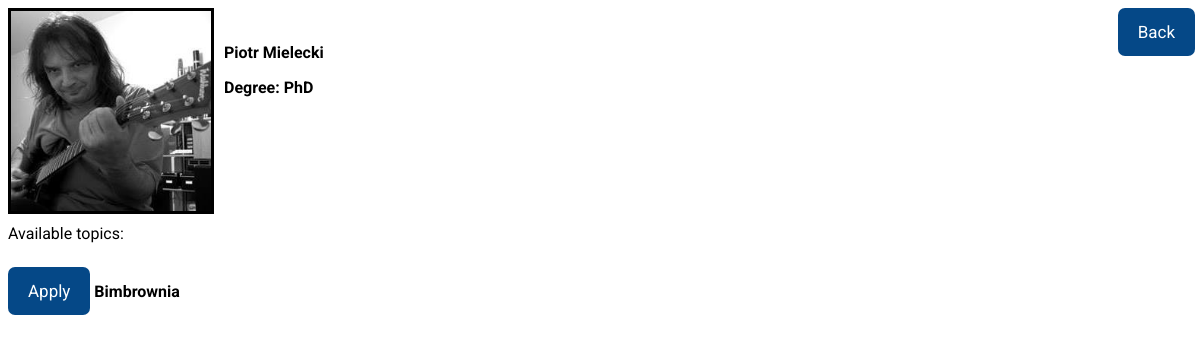
The app's page /dissertation/supervisorsList/user/ (signed in) with its own data.
### dissertation/models.py (models this page shows, shortened)
class Profile(models.Model):
    user = models.OneToOneField(User, on_delete=models.CASCADE)
    is_reviewer = models.BooleanField(default=False)
    academic_degree = models.CharField(max_length=100, default="None")
    picture = models.FileField(default='')
    thesisList = models.ManyToManyField(Thesis, blank=True)
    cooperator = models.ForeignKey('self', on_delete=models.CASCADE, null=True, blank=True)

class Thesis(models.Model):
    subject = models.CharField(max_length=100, default="None")

### dissertation/views.py (the view)
# urls.py: path('supervisorsList/<str:username>/', views.SupervisorDetail.as_view(), name='supervisorsListDetail'),
class SupervisorDetail(LoginRequiredMixin, TemplateView):
    template_name = 'dissertation/supervisorDetail.html'
    def get_context_data(self, username):
        profile = Profile.objects.get(user__username=username)
        thesisList = profile.thesisList.all()
        context = {"supervisor" : profile,
                   "thesisList" : thesisList}
        return context

### dissertation/templates/dissertation/supervisorDetail.html (shortened to what this page needs)
{% extends "dissertation/base.html" %}
{% block content %}
	<img src="{{ supervisor.user.profile.picture.url }}" class="ppics">
	<p>
		<b>{{ supervisor.user.first_name }} {{ supervisor.user.last_name }}</b>
	</p>
	<p>
		<b>Degree: {{ supervisor.academic_degree }}</b>
	</p>
	<br><br><br><br><br>
	<p>
		Available topics:
		{% for p in thesisList %}
			<div>
				<a href="{% url 'start' %}applyingForThesisSuccess/{{ supervisor.user.username }}/{{ p.subject }}/"><button>Apply</button></a>
				<b>{{ p.subject }}</b>
			</div>
		{% endfor %}
	</p>
<a href="{%  url 'supervisorsList' %}"><input type="button" class="bback" value="Back"></input></a>
{% endblock %}

### dissertation/static/dissertation/css.css (style rules this page uses)
* { font-family: "Roboto", sans-serif; }
.bback { background-color: #054887; color: white; font-size: 17px; padding: 14px 20px; margin: 8px 0; cursor: pointer; border:none; border-radius: 7px; position: absolute; float: right; top: 0%; right: 0%; margin-right: 5px; }
body { background: url("images/81651.png"); background-size: cover; }
button { background-color: #054887; color: white; font-size: 17px; padding: 14px 20px; margin: 8px 0; cursor: pointer; border:none; border-radius: 7px; }
.ppics { border-style: solid; height: 200px; width: 200px; float: left; margin-right: 10px; clear:both; }

### records on screen
Profile: user.profile.picture (picture), user.first_name "Piotr", user.last_name "Mielecki", academic_degree "PhD"
Thesis: subject "Bimbrownia"
